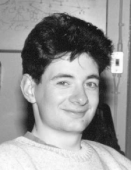
#> input picture operadores/exponencial/image2.png, 131 x 170 px
$ python exp.py
#> lines starting #> are read from the running program, lines starting #| are printed output that depends on the picture
import sys

import cv2
import numpy as np
from matplotlib import pyplot as plt
import random


def exponential(value,c,b):
    re = c * (b**value-1)
    if re < 0:
        return 0
    if re > 255:
        return 255
    return re

def raiseto(value,c,r):
    re =c*(value**r)
    if re < 0:
        return 0
    if re > 255:
        return 255
    return re

def image_procesor(image_name,c,b,c_2,r):

#> called with image_name = 'image2.png', c = 20, b = 1.01, c_2 = 0.03, r = 1.6
    img = cv2.imread(image_name, cv2.IMREAD_GRAYSCALE)
#> img is the input picture: shape (170, 131); min 17, max 254, mean 151.1
    cv2.imshow('original.png', img)
    hist = cv2.calcHist([img], [0], None, [256], [0, 256])
#> hist = 256 values, max 241 at index 34, min 0 at index 0, mean 86.99
    plt.plot(hist, color='black' ) # original

    img = cv2.imread(image_name, cv2.IMREAD_GRAYSCALE)
    for i in range(img.shape[0]):
            for j in range(img.shape[1]):
                img[i,j] = exponential(img[i,j],c,b)
#> this loop made 170 passes

    cv2.imshow('exponencial.png', img)
    hist = cv2.calcHist([img], [0], None, [256], [0, 256])
    plt.plot(hist, color='blue',alpha=0.5 ) # original

    img = cv2.imread(image_name, cv2.IMREAD_GRAYSCALE)
    for i in range(img.shape[0]):
            for j in range(img.shape[1]):
                img[i,j] = raiseto(img[i,j],c_2,r)

    cv2.imshow('raise.png', img)
    hist = cv2.calcHist([img], [0], None, [256], [0, 256])
    plt.plot(hist, color='red',alpha=0.5 ) # original


image_procesor('image2.png',20,1.01,0.03,1.6)

plt.waitforbuttonpress()
#> figure, not shown here; curve peaks at x = 34, y = 241; curve peaks at x = 6, y = 864; curve peaks at x = 6, y = 664
plt.clf()
image_procesor('image3.png',20,1.01,0.05,1.5)
#> call 2 of image_procesor, with image_name = 'image3.png', c = 20, b = 1.01, c_2 = 0.05, r = 1.5
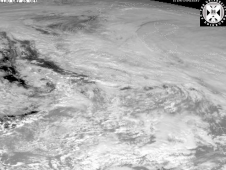
#> input picture operadores/exponencial/image3.png, 226 x 170 px
#> after the loop in image_procesor (call 2), `for i in range(img.shape[0]):`:
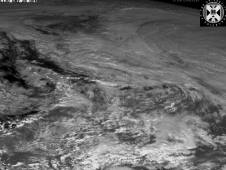
#> img: shape (170, 226); min 0, max 230, mean 101.5
#> after the loop in image_procesor (call 2), `for i in range(img.shape[0]):`:
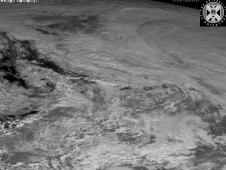
#> img: shape (170, 226); min 0, max 202, mean 117.6
plt.waitforbuttonpress()
#> figure, not shown here; curve peaks at x = 191, y = 523; curve peaks at x = 68, y = 569; curve peaks at x = 105, y = 752
plt.clf()
image_procesor('image4.png',26,1.01,0.17,1.3)
#> call 3 of image_procesor, with image_name = 'image4.png', c = 26, b = 1.01, c_2 = 0.17, r = 1.3
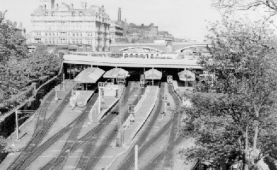
#> input picture operadores/exponencial/image4.png, 277 x 170 px
#> in image_procesor, img is the input picture: shape (170, 277); min 0, max 247, mean 155.5
#> after the loop in image_procesor (call 3), `for i in range(img.shape[0]):`:
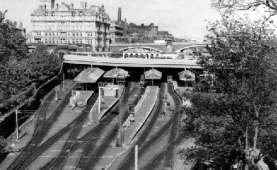
#> img: shape (170, 277); min 0, max 255, mean 113.9
#> after the loop in image_procesor (call 3), `for i in range(img.shape[0]):`:
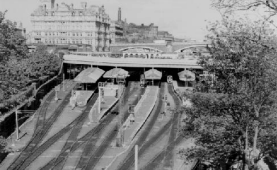
#> img: shape (170, 277); min 0, max 219, mean 123


plt.show()
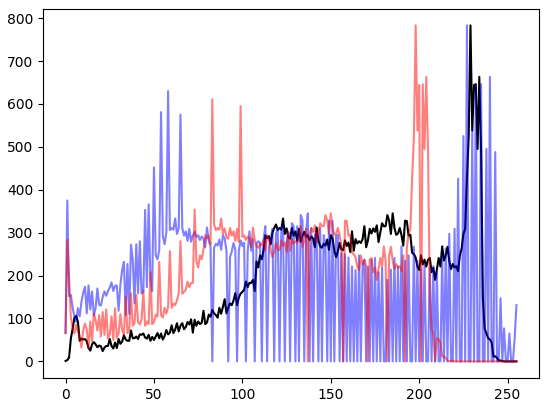
#> figure drawn by matplotlib, 1 panel; curve peaks at x = 229, y = 783; curve peaks at x = 227, y = 783; curve peaks at x = 198, y = 783


cv2.destroyAllWindows()
